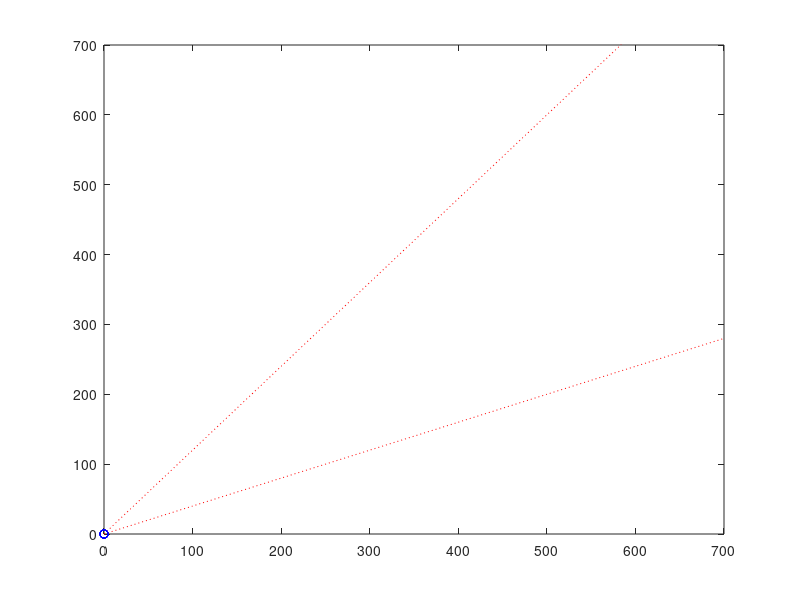

Source code (MATLAB):
A = [0.6 0.5;-0.24 1.4];
x0 = [500;300];
%PART 2: Show the effect of the population sizes in the long run.
% finding asymptotes
[V,L] = eig(A);
L1 = L(1,1);
L2 = L(2,2);
u = V(:,1);
v = V(:,2);
su = u(2)/u(1);
sv = v(2)/v(1);
% population at year k
k_s = zeros(1,8);
k_c = zeros(1,8);
k = 0;
if (u > v)
    max = u;
else
    max = v;
end
while k < max
    xk = (A^k)*x0;
    k_s(:,k+1) = xk(1,1);
    k_c(:,k+1) = xk(2,1);
    k = k + 1;
end
% visualizing results
x = linspace(0,700,8);
y1 = su*x; y2 = sv*x;
plot(x,y1,'r :',x,y2,'r :',k_s,k_c,'b o')
axis([0 700 0 700])